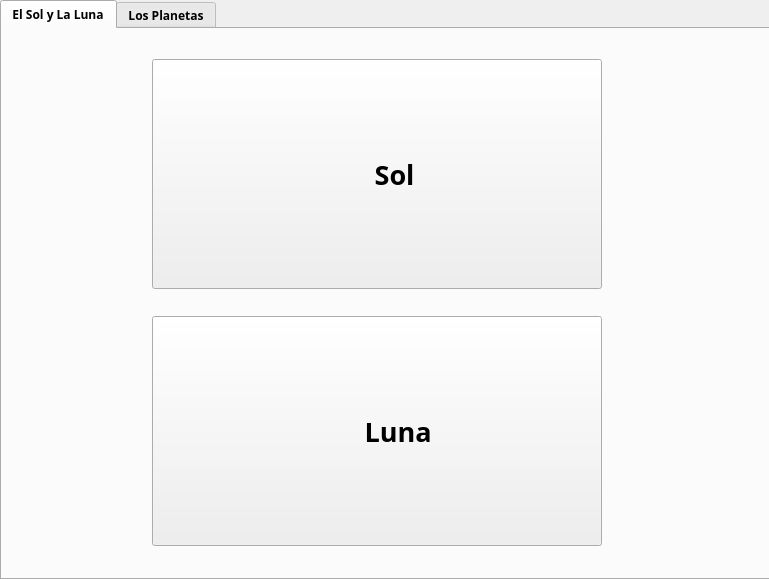
<?xml version="1.0" encoding="UTF-8"?>
<ui version="4.0">
 <class>MainWindow</class>
 <widget class="QMainWindow" name="MainWindow">
  <property name="geometry">
   <rect>
    <x>0</x>
    <y>0</y>
    <width>769</width>
    <height>579</height>
   </rect>
  </property>
  <property name="minimumSize">
   <size>
    <width>769</width>
    <height>579</height>
   </size>
  </property>
  <property name="maximumSize">
   <size>
    <width>769</width>
    <height>579</height>
   </size>
  </property>
  <property name="font">
   <font>
    <pointsize>9</pointsize>
   </font>
  </property>
  <property name="windowTitle">
   <string>MainWindow</string>
  </property>
  <widget class="QWidget" name="centralwidget">
   <widget class="QTabWidget" name="tabWid">
    <property name="geometry">
     <rect>
      <x>0</x>
      <y>0</y>
      <width>771</width>
      <height>580</height>
     </rect>
    </property>
    <property name="minimumSize">
     <size>
      <width>771</width>
      <height>580</height>
     </size>
    </property>
    <property name="maximumSize">
     <size>
      <width>771</width>
      <height>850</height>
     </size>
    </property>
    <property name="font">
     <font>
      <family>Century Gothic</family>
      <weight>75</weight>
      <bold>true</bold>
     </font>
    </property>
    <property name="layoutDirection">
     <enum>Qt::LeftToRight</enum>
    </property>
    <property name="currentIndex">
     <number>0</number>
    </property>
    <widget class="QWidget" name="sun_and_moon">
     <attribute name="title">
      <string>El Sol y La Luna</string>
     </attribute>
     <widget class="QWidget" name="layoutWidget">
      <property name="geometry">
       <rect>
        <x>150</x>
        <y>30</y>
        <width>471</width>
        <height>487</height>
       </rect>
      </property>
      <layout class="QVBoxLayout" name="verticalLayout_2">
       <item>
        <widget class="QPushButton" name="button_sun">
         <property name="minimumSize">
          <size>
           <width>450</width>
           <height>230</height>
          </size>
         </property>
         <property name="maximumSize">
          <size>
           <width>450</width>
           <height>230</height>
          </size>
         </property>
         <property name="font">
          <font>
           <family>Century Gothic</family>
           <pointsize>20</pointsize>
           <weight>75</weight>
           <bold>true</bold>
           <stylestrategy>PreferDefault</stylestrategy>
          </font>
         </property>
         <property name="cursor">
          <cursorShape>PointingHandCursor</cursorShape>
         </property>
         <property name="mouseTracking">
          <bool>false</bool>
         </property>
         <property name="layoutDirection">
          <enum>Qt::LeftToRight</enum>
         </property>
         <property name="text">
          <string>      Sol </string>
         </property>
         <property name="icon">
          <iconset>
           <normaloff>Iconos/sun.png</normaloff>Iconos/sun.png</iconset>
         </property>
         <property name="iconSize">
          <size>
           <width>220</width>
           <height>220</height>
          </size>
         </property>
        </widget>
       </item>
       <item>
        <spacer name="verticalSpacer">
         <property name="orientation">
          <enum>Qt::Vertical</enum>
         </property>
         <property name="sizeHint" stdset="0">
          <size>
           <width>20</width>
           <height>13</height>
          </size>
         </property>
        </spacer>
       </item>
       <item>
        <widget class="QPushButton" name="button_moon">
         <property name="minimumSize">
          <size>
           <width>450</width>
           <height>230</height>
          </size>
         </property>
         <property name="maximumSize">
          <size>
           <width>450</width>
           <height>230</height>
          </size>
         </property>
         <property name="font">
          <font>
           <family>Century Gothic</family>
           <pointsize>20</pointsize>
           <weight>75</weight>
           <bold>true</bold>
           <stylestrategy>PreferDefault</stylestrategy>
          </font>
         </property>
         <property name="cursor">
          <cursorShape>PointingHandCursor</cursorShape>
         </property>
         <property name="mouseTracking">
          <bool>false</bool>
         </property>
         <property name="layoutDirection">
          <enum>Qt::LeftToRight</enum>
         </property>
         <property name="text">
          <string>      Luna</string>
         </property>
         <property name="icon">
          <iconset>
           <normaloff>Iconos/moon.png</normaloff>Iconos/moon.png</iconset>
         </property>
         <property name="iconSize">
          <size>
           <width>220</width>
           <height>220</height>
          </size>
         </property>
        </widget>
       </item>
      </layout>
     </widget>
    </widget>
    <widget class="QWidget" name="the_planets">
     <attribute name="title">
      <string>Los Planetas</string>
     </attribute>
     <widget class="QWidget" name="layoutWidget">
      <property name="geometry">
       <rect>
        <x>11</x>
        <y>11</y>
        <width>744</width>
        <height>536</height>
       </rect>
      </property>
      <layout class="QVBoxLayout" name="verticalLayout">
       <item>
        <layout class="QGridLayout" name="gridLayout">
         <item row="0" column="0">
          <widget class="QPushButton" name="button_mercury">
           <property name="minimumSize">
            <size>
             <width>230</width>
             <height>160</height>
            </size>
           </property>
           <property name="maximumSize">
            <size>
             <width>230</width>
             <height>160</height>
            </size>
           </property>
           <property name="font">
            <font>
             <family>Century Gothic</family>
             <pointsize>10</pointsize>
             <weight>75</weight>
             <bold>true</bold>
            </font>
           </property>
           <property name="cursor">
            <cursorShape>PointingHandCursor</cursorShape>
           </property>
           <property name="layoutDirection">
            <enum>Qt::LeftToRight</enum>
           </property>
           <property name="text">
            <string>Mercurio</string>
           </property>
           <property name="icon">
            <iconset>
             <normaloff>Iconos/mercury.png</normaloff>Iconos/mercury.png</iconset>
           </property>
           <property name="iconSize">
            <size>
             <width>150</width>
             <height>150</height>
            </size>
           </property>
          </widget>
         </item>
         <item row="0" column="1">
          <spacer name="horizontalSpacer_4">
           <property name="orientation">
            <enum>Qt::Horizontal</enum>
           </property>
           <property name="sizeHint" stdset="0">
            <size>
             <width>13</width>
             <height>20</height>
            </size>
           </property>
          </spacer>
         </item>
         <item row="0" column="2">
          <widget class="QPushButton" name="button_venus">
           <property name="minimumSize">
            <size>
             <width>230</width>
             <height>160</height>
            </size>
           </property>
           <property name="maximumSize">
            <size>
             <width>230</width>
             <height>160</height>
            </size>
           </property>
           <property name="font">
            <font>
             <family>Century Gothic</family>
             <pointsize>10</pointsize>
             <weight>75</weight>
             <bold>true</bold>
            </font>
           </property>
           <property name="cursor">
            <cursorShape>PointingHandCursor</cursorShape>
           </property>
           <property name="layoutDirection">
            <enum>Qt::LeftToRight</enum>
           </property>
           <property name="text">
            <string>Venus   </string>
           </property>
           <property name="icon">
            <iconset>
             <normaloff>Iconos/venus.png</normaloff>Iconos/venus.png</iconset>
           </property>
           <property name="iconSize">
            <size>
             <width>150</width>
             <height>150</height>
            </size>
           </property>
          </widget>
         </item>
         <item row="0" column="3">
          <spacer name="horizontalSpacer_6">
           <property name="orientation">
            <enum>Qt::Horizontal</enum>
           </property>
           <property name="sizeHint" stdset="0">
            <size>
             <width>13</width>
             <height>20</height>
            </size>
           </property>
          </spacer>
         </item>
         <item row="0" column="4">
          <widget class="QPushButton" name="button_earth">
           <property name="minimumSize">
            <size>
             <width>230</width>
             <height>160</height>
            </size>
           </property>
           <property name="maximumSize">
            <size>
             <width>230</width>
             <height>160</height>
            </size>
           </property>
           <property name="font">
            <font>
             <family>Century Gothic</family>
             <pointsize>10</pointsize>
             <weight>75</weight>
             <bold>true</bold>
            </font>
           </property>
           <property name="cursor">
            <cursorShape>PointingHandCursor</cursorShape>
           </property>
           <property name="layoutDirection">
            <enum>Qt::LeftToRight</enum>
           </property>
           <property name="text">
            <string>Tierra  </string>
           </property>
           <property name="icon">
            <iconset>
             <normaloff>Iconos/earth.png</normaloff>Iconos/earth.png</iconset>
           </property>
           <property name="iconSize">
            <size>
             <width>150</width>
             <height>150</height>
            </size>
           </property>
          </widget>
         </item>
         <item row="1" column="2">
          <spacer name="verticalSpacer_2">
           <property name="orientation">
            <enum>Qt::Vertical</enum>
           </property>
           <property name="sizeHint" stdset="0">
            <size>
             <width>20</width>
             <height>13</height>
            </size>
           </property>
          </spacer>
         </item>
         <item row="2" column="0">
          <widget class="QPushButton" name="button_mars">
           <property name="minimumSize">
            <size>
             <width>230</width>
             <height>160</height>
            </size>
           </property>
           <property name="maximumSize">
            <size>
             <width>230</width>
             <height>160</height>
            </size>
           </property>
           <property name="font">
            <font>
             <family>Century Gothic</family>
             <pointsize>10</pointsize>
             <weight>75</weight>
             <bold>true</bold>
            </font>
           </property>
           <property name="cursor">
            <cursorShape>PointingHandCursor</cursorShape>
           </property>
           <property name="layoutDirection">
            <enum>Qt::LeftToRight</enum>
           </property>
           <property name="text">
            <string>Marte   </string>
           </property>
           <property name="icon">
            <iconset>
             <normaloff>Iconos/mars.png</normaloff>Iconos/mars.png</iconset>
           </property>
           <property name="iconSize">
            <size>
             <width>150</width>
             <height>150</height>
            </size>
           </property>
          </widget>
         </item>
         <item row="2" column="1">
          <spacer name="horizontalSpacer_5">
           <property name="orientation">
            <enum>Qt::Horizontal</enum>
           </property>
           <property name="sizeHint" stdset="0">
            <size>
             <width>13</width>
             <height>20</height>
            </size>
           </property>
          </spacer>
         </item>
         <item row="2" column="2">
          <widget class="QPushButton" name="button_jupiter">
           <property name="minimumSize">
            <size>
             <width>230</width>
             <height>160</height>
            </size>
           </property>
           <property name="maximumSize">
            <size>
             <width>230</width>
             <height>160</height>
            </size>
           </property>
           <property name="font">
            <font>
             <family>Century Gothic</family>
             <pointsize>10</pointsize>
             <weight>75</weight>
             <bold>true</bold>
            </font>
           </property>
           <property name="cursor">
            <cursorShape>PointingHandCursor</cursorShape>
           </property>
           <property name="layoutDirection">
            <enum>Qt::LeftToRight</enum>
           </property>
           <property name="text">
            <string>Jupiter </string>
           </property>
           <property name="icon">
            <iconset>
             <normaloff>Iconos/jupiter.png</normaloff>Iconos/jupiter.png</iconset>
           </property>
           <property name="iconSize">
            <size>
             <width>150</width>
             <height>150</height>
            </size>
           </property>
          </widget>
         </item>
         <item row="2" column="3">
          <spacer name="horizontalSpacer_7">
           <property name="orientation">
            <enum>Qt::Horizontal</enum>
           </property>
           <property name="sizeHint" stdset="0">
            <size>
             <width>13</width>
             <height>20</height>
            </size>
           </property>
          </spacer>
         </item>
         <item row="2" column="4">
          <widget class="QPushButton" name="button_saturn">
           <property name="minimumSize">
            <size>
             <width>230</width>
             <height>160</height>
            </size>
           </property>
           <property name="maximumSize">
            <size>
             <width>230</width>
             <height>160</height>
            </size>
           </property>
           <property name="font">
            <font>
             <family>Century Gothic</family>
             <pointsize>10</pointsize>
             <weight>75</weight>
             <bold>true</bold>
            </font>
           </property>
           <property name="cursor">
            <cursorShape>PointingHandCursor</cursorShape>
           </property>
           <property name="layoutDirection">
            <enum>Qt::LeftToRight</enum>
           </property>
           <property name="text">
            <string>Saturno </string>
           </property>
           <property name="icon">
            <iconset>
             <normaloff>Iconos/saturn.png</normaloff>Iconos/saturn.png</iconset>
           </property>
           <property name="iconSize">
            <size>
             <width>150</width>
             <height>150</height>
            </size>
           </property>
          </widget>
         </item>
         <item row="3" column="2">
          <spacer name="verticalSpacer_3">
           <property name="orientation">
            <enum>Qt::Vertical</enum>
           </property>
           <property name="sizeHint" stdset="0">
            <size>
             <width>20</width>
             <height>13</height>
            </size>
           </property>
          </spacer>
         </item>
        </layout>
       </item>
       <item>
        <layout class="QHBoxLayout" name="horizontalLayout">
         <item>
          <widget class="QPushButton" name="button_uranus">
           <property name="minimumSize">
            <size>
             <width>230</width>
             <height>160</height>
            </size>
           </property>
           <property name="maximumSize">
            <size>
             <width>230</width>
             <height>160</height>
            </size>
           </property>
           <property name="font">
            <font>
             <family>Century Gothic</family>
             <pointsize>10</pointsize>
             <weight>75</weight>
             <bold>true</bold>
            </font>
           </property>
           <property name="cursor">
            <cursorShape>PointingHandCursor</cursorShape>
           </property>
           <property name="layoutDirection">
            <enum>Qt::LeftToRight</enum>
           </property>
           <property name="text">
            <string>Urano   </string>
           </property>
           <property name="icon">
            <iconset>
             <normaloff>Iconos/uranus.png</normaloff>Iconos/uranus.png</iconset>
           </property>
           <property name="iconSize">
            <size>
             <width>150</width>
             <height>150</height>
            </size>
           </property>
          </widget>
         </item>
         <item>
          <widget class="QPushButton" name="button_neptune">
           <property name="minimumSize">
            <size>
             <width>230</width>
             <height>160</height>
            </size>
           </property>
           <property name="maximumSize">
            <size>
             <width>230</width>
             <height>160</height>
            </size>
           </property>
           <property name="font">
            <font>
             <family>Century Gothic</family>
             <pointsize>10</pointsize>
             <weight>75</weight>
             <bold>true</bold>
            </font>
           </property>
           <property name="cursor">
            <cursorShape>PointingHandCursor</cursorShape>
           </property>
           <property name="mouseTracking">
            <bool>false</bool>
           </property>
           <property name="layoutDirection">
            <enum>Qt::LeftToRight</enum>
           </property>
           <property name="text">
            <string>Neptuno </string>
           </property>
           <property name="icon">
            <iconset>
             <normaloff>Iconos/neptune.png</normaloff>Iconos/neptune.png</iconset>
           </property>
           <property name="iconSize">
            <size>
             <width>150</width>
             <height>150</height>
            </size>
           </property>
          </widget>
         </item>
        </layout>
       </item>
      </layout>
     </widget>
    </widget>
   </widget>
  </widget>
 </widget>
 <resources/>
 <connections/>
</ui>
